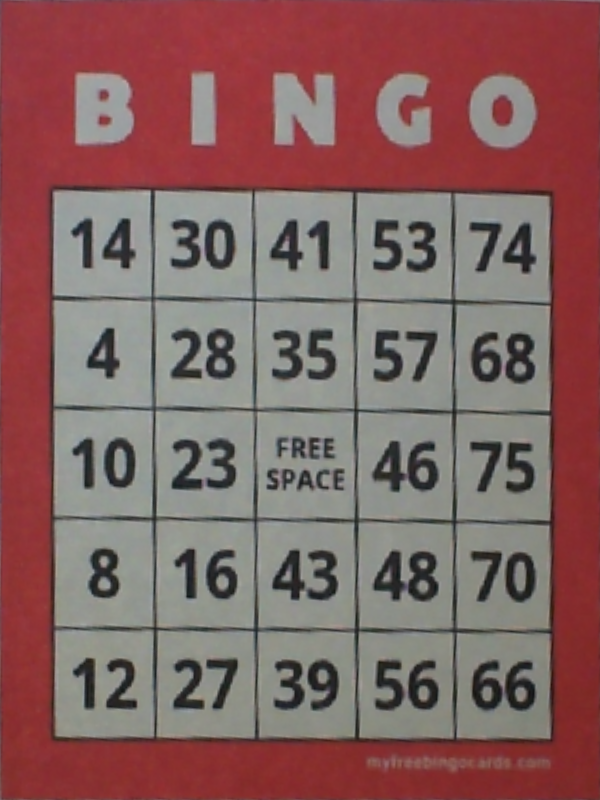
#> input picture htdocs/Bingo/example/bingo.png, 600 x 800 px
$ python make-fake-camera.py ../../../htdocs/Bingo/example/bingo.png '../../../htdocs/Bingo/example/slider card.png' '../../../htdocs/Bingo/example/slider card.png'
#> lines starting #> are read from the running program, lines starting #| are printed output that depends on the picture
"""Makes a .y4m video for Chrome's fake camera (--use-file-for-fake-video-capture) from one photo.

Usage: python make-fake-camera.py <photo> <out.y4m> <steady|moving|shaky>
  steady  the same picture every frame, with a little sensor noise (a camera held on a stand)
  moving  the picture slides sideways by 2.5% of the width every frame (a camera being waved around)
  shaky   a slow wobble of about 1.5% of the width (a hand-held camera that is not yet still)
The picture is the photo cut to 4:3 and shrunk to 640x480; Chrome plays the file in a loop at 10 frames per second.
"""
import sys
import numpy as np
from PIL import Image

photo, out, mode = sys.argv[1], sys.argv[2], sys.argv[3]
W, H, FRAMES = 640, 480, 12

img = Image.open(photo).convert('RGB')
# Cut to 4:3 (width:height) around the middle, then shrink
target = W / H
w, h = img.size
#> w = 600; h = 800
if w / h > target:
    nw = int(h * target)
    img = img.crop(((w - nw) // 2, 0, (w - nw) // 2 + nw, h))
else:
    nh = int(w / target)
#> nh = 450
    img = img.crop((0, (h - nh) // 2, w, (h - nh) // 2 + nh))
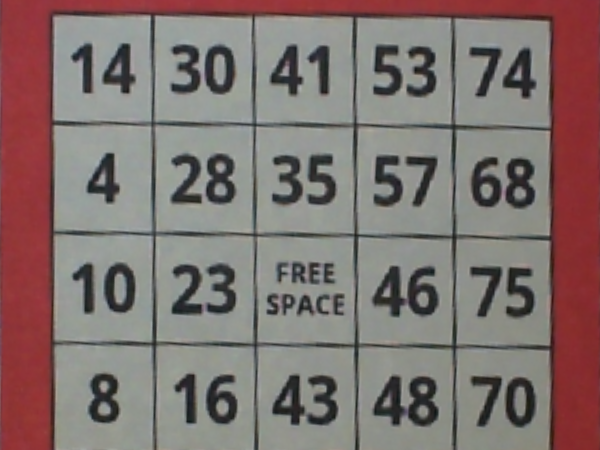
#> img: PIL image 600x450 RGB; mean R, G, B 129.5, 114.5, 111.6
base = np.asarray(img.resize((W, H), Image.LANCZOS)).astype(np.float32)

rng = np.random.default_rng(7)
with open(out, 'wb') as f:
    f.write(f'YUV4MPEG2 W{W} H{H} F10:1 Ip A1:1 C420jpeg\n'.encode())
    for k in range(FRAMES):
        frame = base
        if mode == 'moving':
            frame = np.roll(base, int(W * 0.025) * k, axis=1)
        elif mode == 'shaky':
            frame = np.roll(base, int(round(W * 0.015 * np.sin(k * 1.3))), axis=1)
        frame = np.clip(frame + rng.normal(0, 1.5, frame.shape), 0, 255).astype(np.uint8)
        ycc = Image.fromarray(frame, 'RGB').convert('YCbCr')
        y, cb, cr = [np.asarray(c) for c in ycc.split()]
        cb = np.asarray(Image.fromarray(cb).resize((W // 2, H // 2), Image.BILINEAR))
        cr = np.asarray(Image.fromarray(cr).resize((W // 2, H // 2), Image.BILINEAR))
        f.write(b'FRAME\n')
        f.write(y.tobytes() + cb.tobytes() + cr.tobytes())
#> this loop made 12 passes
#> pass 1, `y, cb, cr = [np.asarray(c) for c in ycc.split()]`:
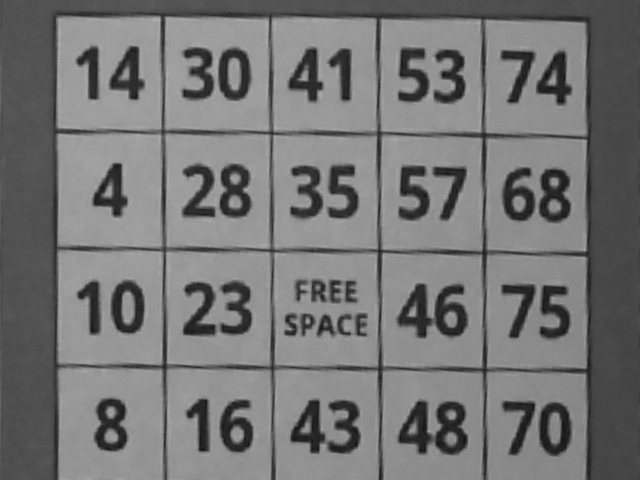
#> y: shape (480, 640); min 16, max 176, mean 117.6
#> pass 1, `y, cb, cr = [np.asarray(c) for c in ycc.split()]`:
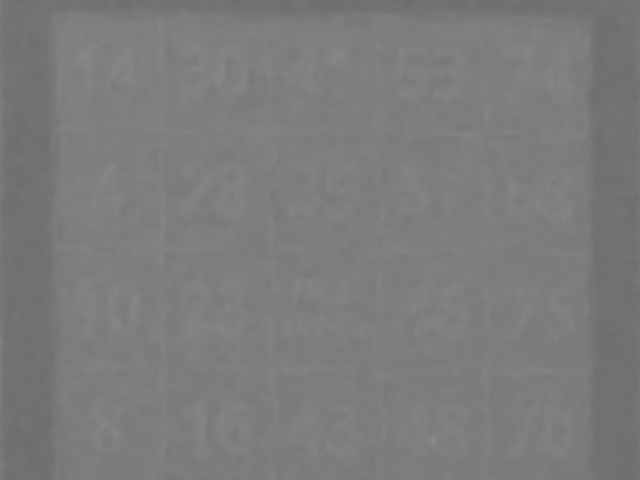
#> cb: shape (480, 640); min 106, max 137, mean 123.6
#> after the loop:
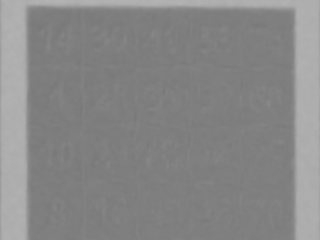
#> cr: shape (240, 320); min 120, max 180, mean 135.4
print('wrote', out)
